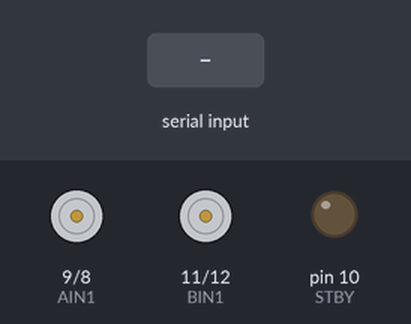
The sketch below on a simulated Arduino Uno, built with avr-gcc and run on an emulated ATmega328P. Shown: motor-driver pin pairs drawn as motors (green arrow = first pin HIGH = forward, orange = second pin HIGH = backward, longer = more drive, scaled by the enable pin, stopped while the standby pin is LOW), output pins drawn as LEDs (lit = HIGH). The inputs (shaded band) are chosen by the test bench.

Above: at 1.2 s.
1.3 s: "1" received over Serial
At 2.1 s:
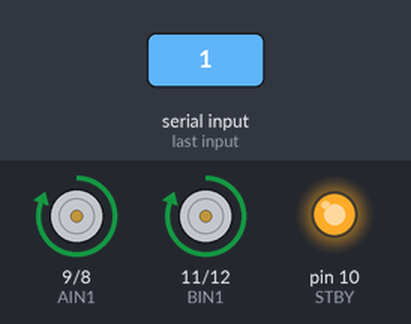
2.8 s: "0" received over Serial
At 3.2 s:
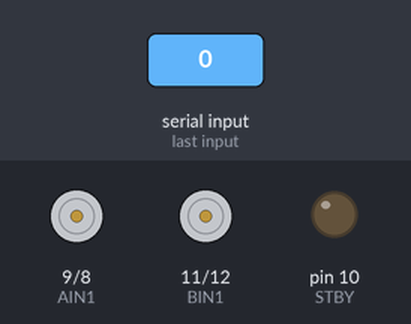
4.3 s: "2" received over Serial
At 5.5 s:
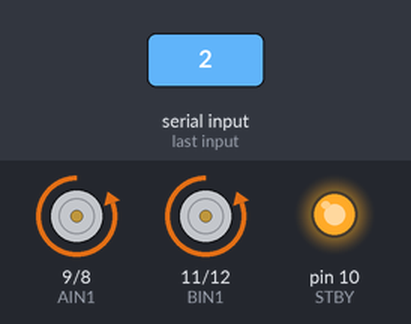
5.8 s: "3" received over Serial
At 6.7 s:
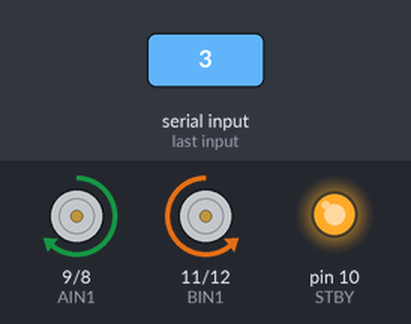
7.3 s: "4" received over Serial
At 7.8 s:
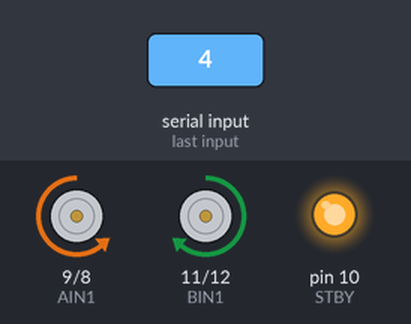
8.8 s: "1" received over Serial
At 10.2 s:
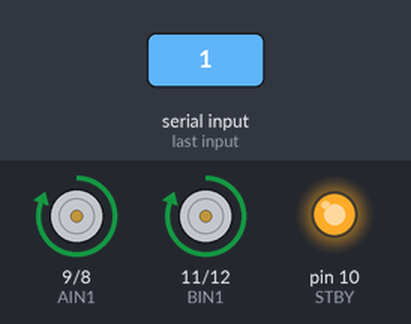
Timing chart, 0 to 11.3 s (numbered marks = the images above; inputs shaded):
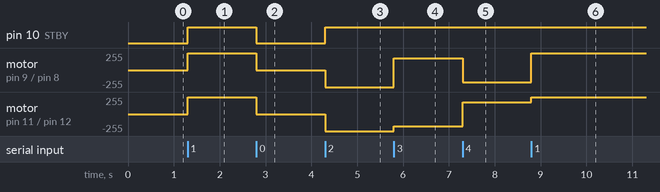

Measured:
- after the input at 1.3 s, pin 10 (STBY): LOW → HIGH at once; motor on pin 9 (AIN1) / pin 8 (AIN2), motor on pin 11 (BIN1) / pin 12 (BIN2): stopped → forward 255/255 at once
- after the input at 2.8 s, pin 10 (STBY): HIGH → LOW at once; motor on pin 9 (AIN1) / pin 8 (AIN2), motor on pin 11 (BIN1) / pin 12 (BIN2): forward 255/255 → stopped at once
- after the input at 4.3 s, pin 10 (STBY): LOW → HIGH at once; motor on pin 9 (AIN1) / pin 8 (AIN2), motor on pin 11 (BIN1) / pin 12 (BIN2): stopped → backward 255/255 at once
- after the input at 5.8 s, motor on pin 9 (AIN1) / pin 8 (AIN2): backward 255/255 → forward 180/255 at once; motor on pin 11 (BIN1) / pin 12 (BIN2): backward 255/255 → backward 180/255 at once
- after the input at 7.3 s, motor on pin 9 (AIN1) / pin 8 (AIN2): forward 180/255 → backward 180/255 at once; motor on pin 11 (BIN1) / pin 12 (BIN2): backward 180/255 → forward 180/255 at once
- after the input at 8.8 s, motor on pin 9 (AIN1) / pin 8 (AIN2): backward 180/255 → forward 255/255 at once; motor on pin 11 (BIN1) / pin 12 (BIN2): forward 180/255 → forward 255/255 at once

The sketch:

Bluetooth.ino
```cpp
//motor A conectado a A01y A02
//motor B conectado a B01 y B02

int STBY = 10;        // definimos el pin de standby

//para el motor A
int PWMA = 3;        // control de velocidad
int AIN1 = 9;                           // dirección
int AIN2 = 8;                           // dirección

// para el motor B
int PWMB = 5;        // control de velocidad
int BIN1 = 11;                         // dirección
int BIN2 = 12;                         // dirección

void setup(){
  pinMode(STBY, OUTPUT);  // definimos esos pines como salidas
  pinMode(PWMA, OUTPUT);
  pinMode(AIN1, OUTPUT);
  pinMode(AIN2, OUTPUT);
  pinMode(PWMB, OUTPUT);
  pinMode(BIN1, OUTPUT);
  pinMode(BIN2, OUTPUT);
  //Bluetooth
  Serial.begin(9600);
  }

void loop(){
  if ( Serial.available()) // Revisa si al menos un carácter está disponible
{
char ch = Serial.read();  //estado de los motores (0 detenido, 1, adelante, 2 atras, 3 derecha, 4 izquierda

if (ch == '1'){                // Adelande
  mover(1,255,1);
  mover(2,255,1);
  }
  else if (ch == '0'){         // Detener
    stop();
    }
  else if (ch == '2'){         //Atras
    mover(1,255,0);
    mover(2,255,0);
    }
  else if (ch == '3'){        // Derecha
    mover(1,180,1);
    mover(2,180,0);
    }
  else if (ch == '4'){       // Izquierda
    mover(1,180,0);
    mover(2,180,1);
    }
    }
}

void mover(int motor, int velocidad, int direccion){
digitalWrite(STBY, HIGH);          //deshabilitar standby para mover
 boolean inPin1 = LOW;             // creamos la variable booleana (solo puede ser HIGH/LOW) inpin1
 boolean inPin2 = HIGH;             // y le asignamos el valor LOW. A inPin2 le damos el valor HIGH
if(direccion == 1){
inPin1 = HIGH;
inPin2 = LOW;
}
if(motor == 1){
  digitalWrite(AIN1, inPin1);
  digitalWrite(AIN2, inPin2);
  analogWrite(PWMA, velocidad);
}
 else{
    digitalWrite(BIN1, inPin1);
    digitalWrite(BIN2, inPin2);
    analogWrite(PWMB, velocidad);
  }
}
void stop(){                                        //ahora si, accionamos el standby
  digitalWrite(STBY, LOW);
}
```
